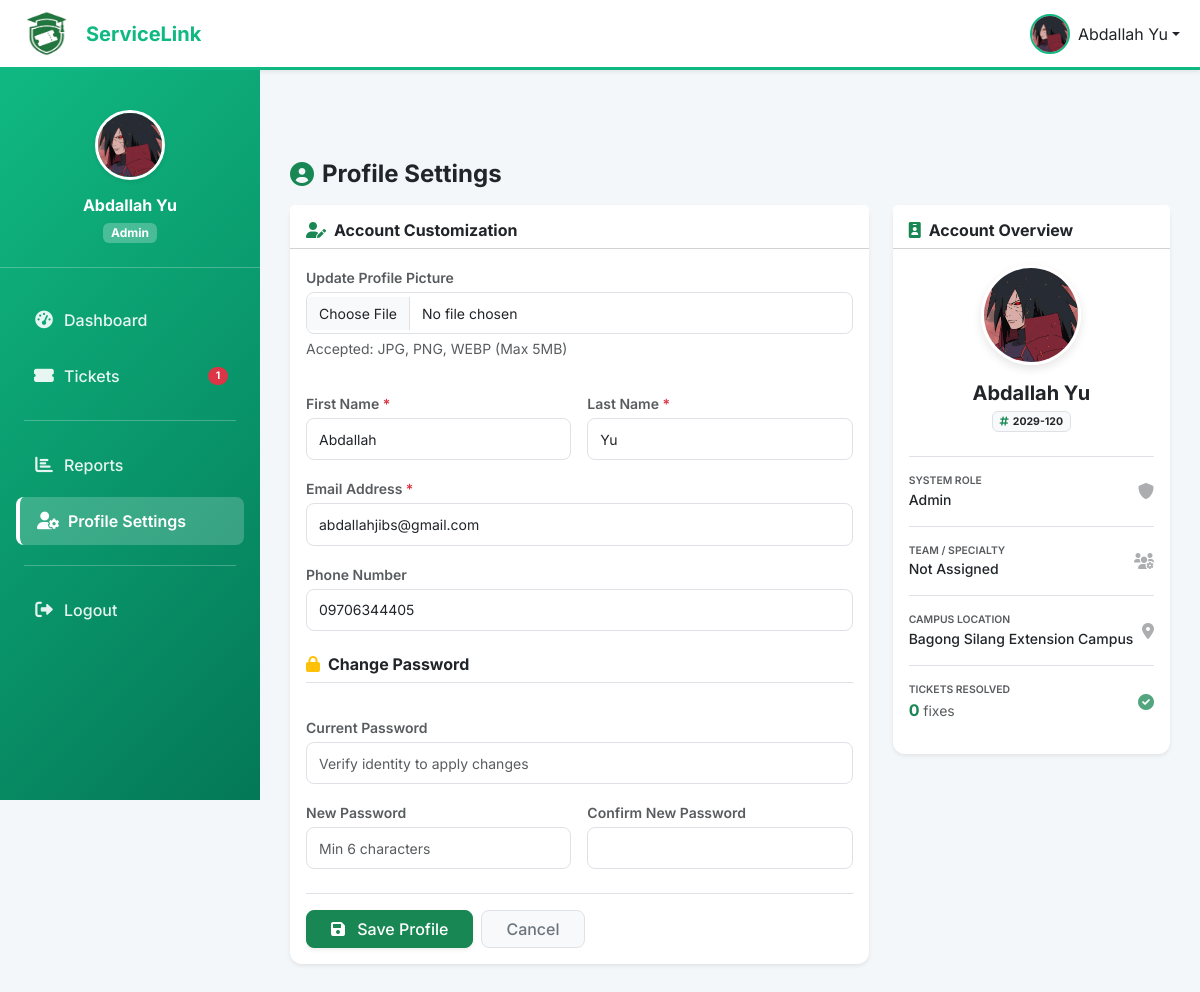
The app's page /staff/profile.php (signed in) with its own data.
### tables this page shows
CREATE TABLE `users` (
  `id` int(11) NOT NULL,
  `user_number` varchar(20) DEFAULT NULL,
  `first_name` varchar(100) NOT NULL,
  `last_name` varchar(100) NOT NULL,
  `email` varchar(255) NOT NULL,
  `phone_number` varchar(20) DEFAULT NULL,
  `password_hash` varchar(255) DEFAULT NULL,
  `google_id` varchar(255) DEFAULT NULL,
  `role` enum('admin','department_admin','staff','user') DEFAULT 'user',
  `user_type` varchar(50) DEFAULT NULL COMMENT 'For staff: MIS, Labtech, Utility, Maintenance',
  `department_id` int(11) DEFAULT NULL,
  `campus_id` int(11) DEFAULT NULL,
  `year_level` enum('1st Year','2nd Year','3rd Year','4th Year','5th Year','Graduate','Faculty','Staff') DEFAULT '1st Year',
  `profile_picture` varchar(255) DEFAULT NULL,
  `is_active` tinyint(1) DEFAULT 1,
  `email_verified` tinyint(1) DEFAULT 0,
  `created_at` timestamp NOT NULL DEFAULT current_timestamp(),
  `updated_at` timestamp NOT NULL DEFAULT current_timestamp() ON UPDATE current_timestamp()
);

CREATE TABLE `campuses` (
  `id` int(11) NOT NULL,
  `name` varchar(100) NOT NULL,
  `code` varchar(10) NOT NULL,
  `location` varchar(255) NOT NULL,
  `address` text DEFAULT NULL,
  `phone` varchar(20) DEFAULT NULL,
  `email` varchar(100) DEFAULT NULL,
  `is_active` tinyint(1) DEFAULT 1,
  `created_at` timestamp NOT NULL DEFAULT current_timestamp(),
  `updated_at` timestamp NOT NULL DEFAULT current_timestamp() ON UPDATE current_timestamp()
);

### staff/profile.php (the view, shortened to what the rows shown need)
<?php
require_once '../config/database.php';
require_once '../includes/functions.php';
$user_id = $_SESSION['user_id'];
$user_data = [];
try {
    $stmt = $pdo->prepare("
        SELECT u.*, d.name as department_name, c.name as campus_name
        FROM users u
        LEFT JOIN departments d ON u.department_id = d.id
        LEFT JOIN campuses c ON u.campus_id = c.id
        WHERE u.id = ?
    ");
    $stmt->execute([$user_id]);
    $user_data = $stmt->fetch();
} catch (PDOException $e) {
    $error = "Error loading profile data.";
}
?>
<!DOCTYPE html>
<html lang="en">
<head>
    <link href="https://cdn.jsdelivr.net/npm/bootstrap@5.3.0/dist/css/bootstrap.min.css" rel="stylesheet">
    <link href="https://cdnjs.cloudflare.com/ajax/libs/font-awesome/6.0.0/css/all.min.css" rel="stylesheet">
</head>
<body>
    <?php include 'includes/top_nav.php'; ?>
    <div class="container-fluid p-0">
        <?php include 'includes/sidebar.php'; ?>
        <main class="dashboard-content px-4">
            <div class="d-flex justify-content-between align-items-center mb-3 flex-shrink-0">
                <h1 class="h4 fw-bold text-dark mb-0 d-flex align-items-center"><i class="fas fa-user-circle text-success me-2"></i>Profile Settings</h1>
            </div>
            <div class="scrollable-wrapper custom-scrollbar pb-3">
                <div class="row g-4">
                    <div class="col-md-8">
                        <div class="card shadow-sm border-0">
                            <div class="card-body">
                                <form method="POST" enctype="multipart/form-data">
                                    <div class="row g-3">
                                        <div class="col-md-6">
                                            <label for="first_name" class="form-label text-muted small fw-semibold mb-1">First Name <span class="text-danger">*</span></label>
                                            <input type="text" class="form-control" id="first_name" name="first_name" value="<?php echo htmlspecialchars($user_data['first_name'] ?? ''); ?>" required>
                                        </div>
                                        <div class="col-md-6">
                                            <label for="last_name" class="form-label text-muted small fw-semibold mb-1">Last Name <span class="text-danger">*</span></label>
                                            <input type="text" class="form-control" id="last_name" name="last_name" value="<?php echo htmlspecialchars($user_data['last_name'] ?? ''); ?>" required>
                                        </div>
                                        <div class="col-12">
                                            <label for="email" class="form-label text-muted small fw-semibold mb-1">Email Address <span class="text-danger">*</span></label>
                                            <input type="email" class="form-control" id="email" name="email" value="<?php echo htmlspecialchars($user_data['email'] ?? ''); ?>" required>
                                        </div>
                                        <div class="col-12">
                                            <label for="phone_number" class="form-label text-muted small fw-semibold mb-1">Phone Number</label>
                                            <input type="tel" class="form-control" id="phone_number" name="phone_number" value="<?php echo htmlspecialchars($user_data['phone_number'] ?? ''); ?>">
                                        </div>
                                    </div>
                                </form>
                            </div>
                        </div>
                    </div>
                    <div class="col-md-4">
                        <div class="card shadow-sm border-0 mb-4">
                            <div class="card-body text-center">
                                <div class="mb-3">
                                    <div class="profile-preview-wrapper">
                                        <?php if (!empty($user_data['profile_picture']) && file_exists('../' . $user_data['profile_picture'])): ?>
                                            <img src="../<?php echo htmlspecialchars($user_data['profile_picture']); ?>" class="profile-preview-img" alt="Profile">
                                        <?php else: ?>
                                            <div class="bg-success bg-opacity-10 rounded-circle d-inline-flex align-items-center justify-content-center shadow-sm" style="width: 100px; height: 100px; border: 3px solid #fff;">
                                                <i class="fas fa-user-tie fa-3x text-success"></i>
                                            </div>
                                        <?php endif; ?>
                                    </div>
                                </div>
                                <h5 class="fw-bold text-dark mb-1"><?php echo htmlspecialchars($user_data['first_name'] . ' ' . $user_data['last_name']); ?></h5>
                                <p class="text-muted small mb-4">
                                    <span class="badge bg-light text-dark border"><i class="fas fa-hashtag text-success me-1"></i><?php echo htmlspecialchars($user_data['user_number'] ?? 'N/A'); ?></span>
                                </p>
                                <div class="list-group list-group-flush text-start border-top">
                                    <div class="list-group-item bg-transparent px-0 py-3 d-flex justify-content-between align-items-center">
                                        <div>
                                            <div class="text-muted small fw-semibold" style="font-size: 0.65rem; text-transform: uppercase;">System Role</div>
                                            <div class="text-dark small fw-medium"><?php echo htmlspecialchars(getRoleDisplayName($user_data['role'])); ?></div>
                                        </div>
                                    </div>
                                    <div class="list-group-item bg-transparent px-0 py-3 d-flex justify-content-between align-items-center">
                                        <div>
                                            <div class="text-muted small fw-semibold" style="font-size: 0.65rem; text-transform: uppercase;">Team / Specialty</div>
                                            <div class="text-dark small fw-medium"><?php echo htmlspecialchars($user_data['user_type'] ?: 'Not Assigned'); ?></div>
                                        </div>
                                    </div>
                                    <div class="list-group-item bg-transparent px-0 py-3 d-flex justify-content-between align-items-center">
                                        <div>
                                            <div class="text-muted small fw-semibold" style="font-size: 0.65rem; text-transform: uppercase;">Campus Location</div>
                                            <div class="text-dark small fw-medium"><?php echo htmlspecialchars($user_data['campus_name'] ?: 'Not Assigned'); ?></div>
                                        </div>
                                    </div>
                                    <div class="list-group-item bg-transparent px-0 py-3 d-flex justify-content-between align-items-center">
                                    </div>
                                </div>
                            </div>
                        </div>
                    </div>
                </div>
            </div>
        </main>
    </div>
</body>
</html>

### staff/includes/top_nav.php (shortened to what the rows shown need)
<?php
$current_dir = basename(dirname($_SERVER['PHP_SELF']));
$base_path = '';
if ($current_dir == 'admin' || $current_dir == 'department' || $current_dir == 'staff' || $current_dir == 'student') {
    $base_path = '../';
}
$user_profile_picture = null;
if (isset($pdo) && isset($_SESSION['user_id'])) {
    try {
        $stmt = $pdo->prepare("SELECT profile_picture FROM users WHERE id = ?");
        $stmt->execute([$_SESSION['user_id']]);
        $result = $stmt->fetch(PDO::FETCH_ASSOC);
        if ($result && !empty($result['profile_picture'])) {
            $user_profile_picture = $result['profile_picture'];
        }
    } catch (Exception $e) {
        $user_profile_picture = null;
    }
}
?>
<nav class="navbar navbar-expand-lg navbar-light bg-white shadow-sm" style="border-bottom: 3px solid #10b981;">
    <div class="container-fluid">
        <div class="navbar-nav ms-auto d-none d-md-flex">
            <div class="nav-item dropdown">
                <a class="nav-link dropdown-toggle d-flex align-items-center text-dark" href="#" id="userDropdown" role="button" data-bs-toggle="dropdown" aria-expanded="false">
                    <?php if (!empty($user_profile_picture) && file_exists($base_path . $user_profile_picture)): ?>
                        <img src="<?php echo $base_path . htmlspecialchars($user_profile_picture); ?>"
                             alt="Profile" class="rounded-circle me-2"
                             style="width: 40px; height: 40px; object-fit: cover; border: 2px solid #10b981;">
                    <?php endif; ?>
                    <span><?php echo htmlspecialchars($_SESSION['user_name']); ?></span>
                </a>
            </div>
        </div>
    </div>
</nav>

### staff/includes/sidebar.php (shortened to what the rows shown need)
<nav id="sidebarMenu" class="dashboard-sidebar">
    <div class="pt-3 pb-5">
        <div class="text-center sidebar-profile mb-4 p-4 border-bottom border-light border-opacity-25">
            <div class="mb-3">
                <?php
                $profile_picture = null;
                try {
                    $stmtP = $pdo->prepare("SELECT profile_picture FROM users WHERE id = ?");
                    $stmtP->execute([$_SESSION['user_id']]);
                    $userP = $stmtP->fetch();
                    $profile_picture = $userP['profile_picture'] ?? null;
                } catch (PDOException $e) {
                    $profile_picture = $_SESSION['profile_picture'] ?? null;
                }
                $img_path = '../' . $profile_picture;
                if ($profile_picture && file_exists($img_path)): ?>
                    <img src="<?php echo htmlspecialchars($img_path); ?>" alt="Profile"
                        class="rounded-circle shadow-sm"
                        style="width:70px;height:70px;object-fit:cover;border:3px solid #fff;">
                <?php endif; ?>
            </div>
        </div>
    </div>
</nav>

### records on screen
users: profile_picture (picture), first_name "Abdallah", last_name "Yu", email "abdallahjibs@gmail.com", phone_number "09706344405", first_name+last_name "Abdallah Yu", user_number "2029-120", role "Admin", user_type "Not Assigned", campus.name "Bagong Silang Extension Campus"

### other values on screen
$_SESSION['user_name'] "Abdallah Yu"
getRoleDisplayName($_SESSION['user_role']) "Admin"
$_sidebar_pending "1"
$ticket_stats['resolved_count'] "0"
